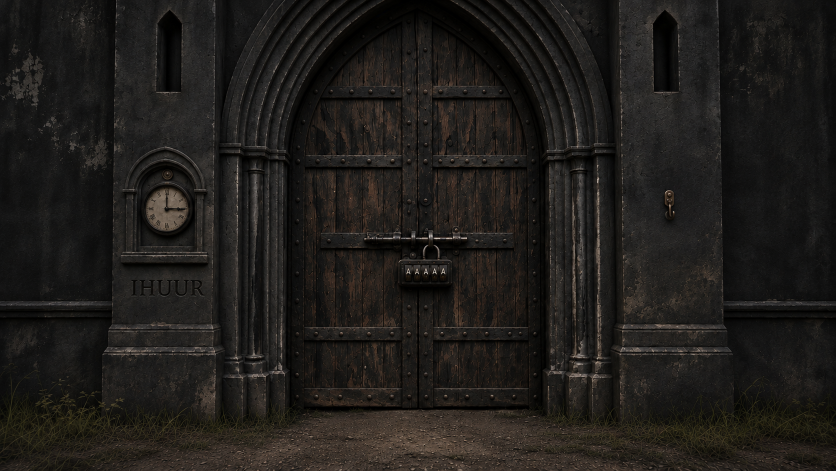
#> input picture assets/G00/G00-portao-sem-medalhao.png, 1671 x 941 px, given in place of G00-portao-sem-medalhao.jpg, which was not available (shown at 1/2 size)
$ python compor-medalhao-g00.py
#> lines starting #> are read from the running program, lines starting #| are printed output that depends on the picture; after the words box and inside, x2 and y2 are one past the last pixel; in counts of white or black regions, pixels touching at a corner belong together
from pathlib import Path
from PIL import Image, ImageDraw, ImageFilter

raiz = Path(__file__).resolve().parents[1]
base = Image.open(raiz / "assets" / "G00" / "G00-portao-sem-medalhao.jpg").convert("RGBA")
med = Image.open(raiz / "assets" / "inventario" / "objeto-medalhao-base.jpg").convert("RGBA")
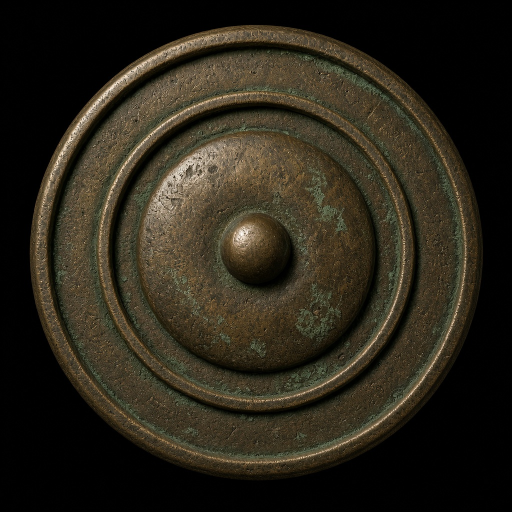
#> input picture assets/inventario/objeto-medalhao-base.jpg, 1024 x 1024 px (shown at 1/2 size)

# Remove fundo preto da textura
pixels = med.load()
largura0, altura0 = med.size
#> largura0 = 1024; altura0 = 1024
for y in range(altura0):
    for x in range(largura0):
        r, g, b, a = pixels[x, y]
        if r < 22 and g < 22 and b < 22:
            pixels[x, y] = (r, g, b, 0)

# Tamanho intermediário: ~7.5% da largura da cena (nem escudo, nem moeda)
tamanho = max(40, int(base.width * 0.075))
#> tamanho = 125
med = med.resize((tamanho, tamanho), Image.Resampling.LANCZOS)
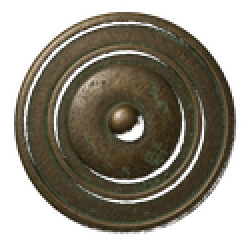
#> med: PIL image 125x125 RGBA (shown 2 times larger); mean R, G, B, A 45, 39.4, 26.9, 144.3; transparent parts drawn white

mascara = Image.new("L", (tamanho, tamanho), 0)
#> mascara: PIL image 125x125 L; every value is 0
ImageDraw.Draw(mascara).ellipse((1, 1, tamanho - 2, tamanho - 2), fill=255)
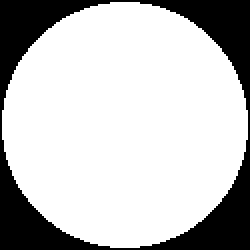
#> mascara: PIL image 125x125 L (shown 2 times larger); 75.9% white; 1 black region, box (x1, y1, x2, y2) and area: (0, 0, 125, 125) 3760
mascara = mascara.filter(ImageFilter.GaussianBlur(0.9))
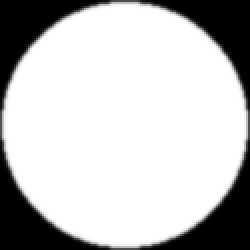
#> mascara: PIL image 125x125 L (shown 2 times larger); min 0, max 255, mean 193.6
alpha = Image.new("L", (tamanho, tamanho), 0)
alpha.paste(mascara, (0, 0))
med.putalpha(alpha)
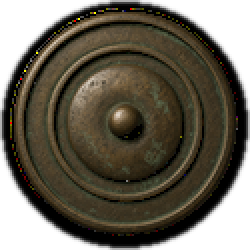
#> med: PIL image 125x125 RGBA (shown 2 times larger); mean R, G, B, A 45, 39.4, 26.9, 193.6; transparent parts drawn white

sombra = Image.new("RGBA", (tamanho + 12, tamanho + 12), (0, 0, 0, 0))
#> sombra: PIL image 137x137 RGBA; every value is 0
ImageDraw.Draw(sombra).ellipse((4, 7, tamanho + 4, tamanho + 5), fill=(0, 0, 0, 100))
sombra = sombra.filter(ImageFilter.GaussianBlur(3.5))
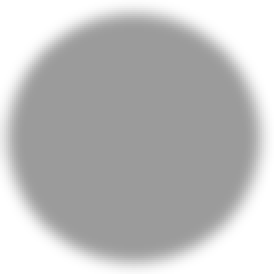
#> sombra: PIL image 137x137 RGBA (shown 2 times larger); mean R, G, B, A 0, 0, 0, 65.3; transparent parts drawn white

x = int(base.width * 0.15)
#> x = 250
y = int(base.height * 0.82)
#> y = 771
base.alpha_composite(sombra, (x - 2, y + 3))
base.alpha_composite(med, (x, y))

destino = raiz / "assets" / "G00" / "G00-portao-tres-passos.jpg"
base.convert("RGB").save(destino, quality=94)
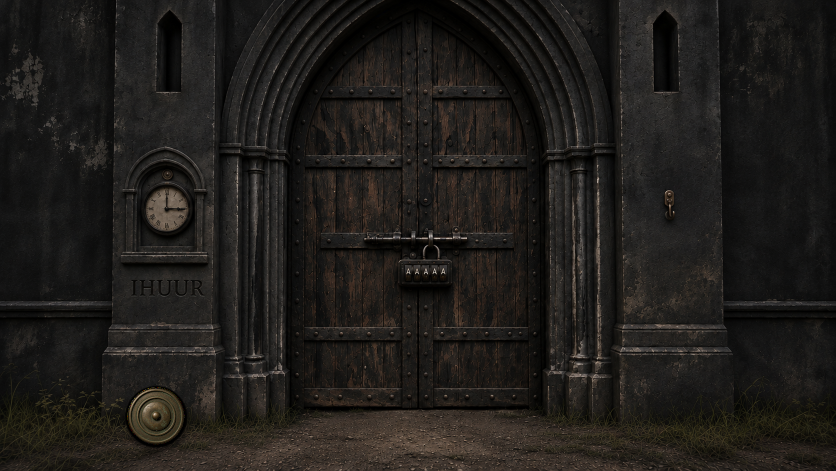
#> saved as G00-portao-tres-passos.jpg: PIL image 1671x941 RGB (shown at 1/2 size); mean R, G, B 31.5, 29, 26.2
print(f"ok {destino.name} medalhao={tamanho}px pos=({x},{y}) cena={base.size}")
#| ok G00-portao-tres-passos.jpg medalhao=125px pos=(250,771) cena=(1671, 941)
